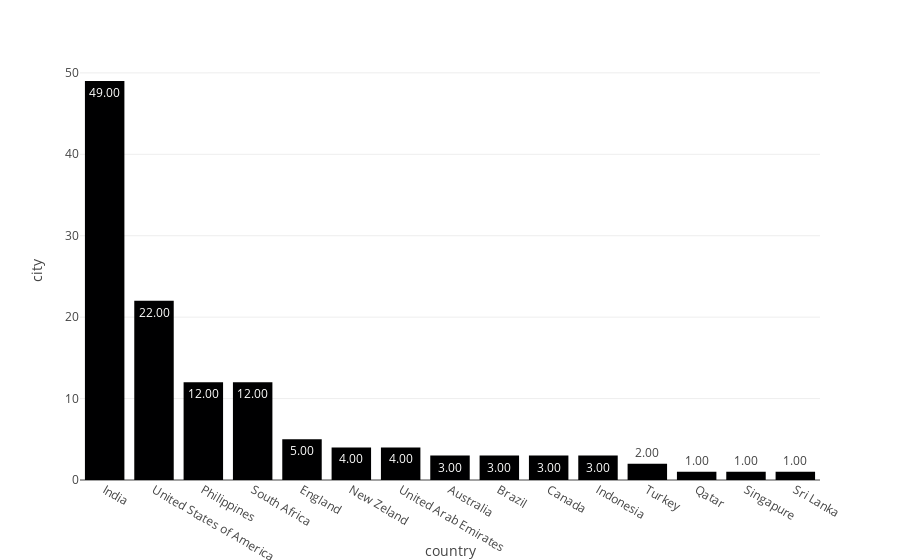

The cell this chart's notebook holds for it:
### Markdown cell above
## Quantidade de cidades registrada por País

### Code cell
df_aux = df.loc[:, ['city', 'country']].groupby('country').nunique().sort_values('city', ascending=False).reset_index()

px.bar(df_aux, x='country', y='city', text_auto='.2f')

### Figure 1 — Plotly figure (JSON) as saved in the notebook; plotly's stock layout.template omitted (floating-point values rounded to 4 significant figures)
{"data": [{"alignmentgroup": "True", "hovertemplate": "country=%{x}<br>city=%{y}<extra></extra>", "legendgroup": "", "marker": {"color": "#000001", "pattern": {"shape": ""}}, "name": "", "offsetgroup": "", "orientation": "v", "showlegend": false, "textposition": "auto", "texttemplate": "%{y:.2f}", "type": "bar", "x": ["India", "United States of America", "Philippines", "South Africa", "England", "New Zeland", "United Arab Emirates", "Australia", "Brazil", "Canada", "Indonesia", "Turkey", "Qatar", "Singapure", "Sri Lanka"], "xaxis": "x", "y": [49, 22, 12, 12, 5, 4, 4, 3, 3, 3, 3, 2, 1, 1, 1], "yaxis": "y"}], "layout": {"autosize": true, "barmode": "relative", "legend": {"tracegroupgap": 0}, "margin": {"t": 60}, "xaxis": {"anchor": "y", "autorange": true, "domain": [0, 1], "range": [-0.5, 14.5], "title": {"text": "country"}, "type": "category"}, "yaxis": {"anchor": "x", "autorange": true, "domain": [0, 1], "range": [0, 51.58], "title": {"text": "city"}, "type": "linear"}}}
